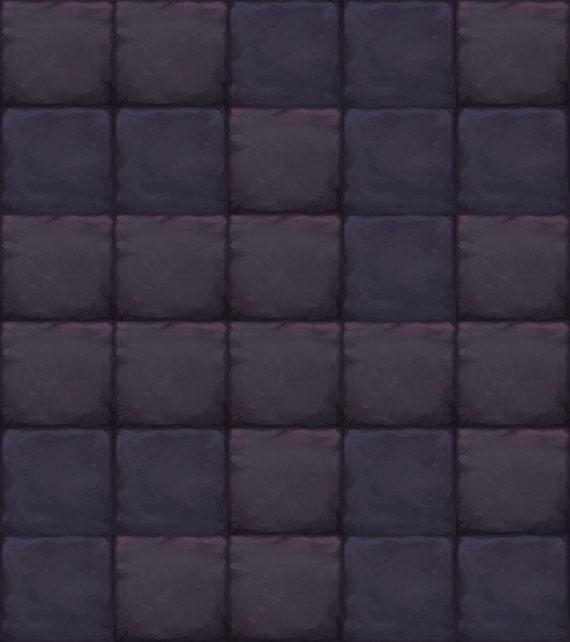

This game map was drawn from its Tiled (.tmx) file and the tilesets committed beside it. A one-line description and the trimmed map source follow:
An orthogonal 5x6 tile map with 114x107 px tiles, 1 tile layer (块层 1).

<map version="1.0" orientation="orthogonal" width="5" height="6" tilewidth="114" tileheight="107">
 <tileset firstgid="1" name="map045" tilewidth="114" tileheight="107">
  <image source="map045.png" width="228" height="107" />
 </tileset>
 <layer name="块层 1" width="5" height="6">
  <data>[30 cells, 30 non-empty, 2 distinct tile ids]</data>
 </layer>
</map>
